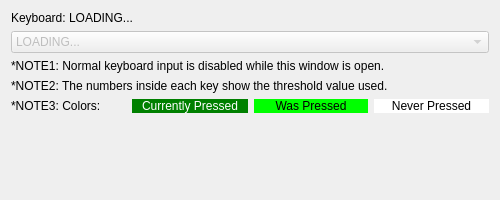
<?xml version="1.0" encoding="UTF-8"?>
<ui version="4.0">
 <class>MonitorWindow</class>
 <widget class="QDialog" name="MonitorWindow">
  <property name="geometry">
   <rect>
    <x>0</x>
    <y>0</y>
    <width>500</width>
    <height>200</height>
   </rect>
  </property>
  <property name="sizePolicy">
   <sizepolicy hsizetype="Minimum" vsizetype="Minimum">
    <horstretch>0</horstretch>
    <verstretch>0</verstretch>
   </sizepolicy>
  </property>
  <property name="windowTitle">
   <string>Keypress Monitor (Simple)</string>
  </property>
  <layout class="QVBoxLayout" name="verticalLayout">
   <item>
    <widget class="QLabel" name="label_keyboardname">
     <property name="text">
      <string>Keyboard: LOADING...</string>
     </property>
    </widget>
   </item>
   <item>
    <widget class="QComboBox" name="layoutSel">
     <property name="enabled">
      <bool>false</bool>
     </property>
     <property name="currentText">
      <string>LOADING...</string>
     </property>
     <item>
      <property name="text">
       <string>LOADING...</string>
      </property>
     </item>
    </widget>
   </item>
   <item>
    <widget class="QLabel" name="label">
     <property name="text">
      <string>*NOTE1: Normal keyboard input is disabled while this window is open.</string>
     </property>
    </widget>
   </item>
   <item>
    <widget class="QLabel" name="second_label">
     <property name="text">
      <string>*NOTE2: The numbers inside each key show the threshold value used.</string>
     </property>
    </widget>
   </item>
   <item>
    <layout class="QHBoxLayout" name="horizontalLayout">
     <item>
      <widget class="QLabel" name="last_label">
       <property name="text">
        <string>*NOTE3: Colors:</string>
       </property>
      </widget>
     </item>
     <item>
      <widget class="QLabel" name="last_label_2">
       <property name="autoFillBackground">
        <bool>false</bool>
       </property>
       <property name="styleSheet">
        <string notr="true">background-color: #008000; color: #FFFFFF; padding-left:10px; padding-right: 10px</string>
       </property>
       <property name="text">
        <string>Currently Pressed</string>
       </property>
       <property name="alignment">
        <set>Qt::AlignCenter</set>
       </property>
      </widget>
     </item>
     <item>
      <widget class="QLabel" name="last_label_3">
       <property name="styleSheet">
        <string notr="true">background-color: #00FF00; color: #000000; padding-left:10px; padding-right: 10px</string>
       </property>
       <property name="text">
        <string>Was Pressed</string>
       </property>
       <property name="alignment">
        <set>Qt::AlignCenter</set>
       </property>
      </widget>
     </item>
     <item>
      <widget class="QLabel" name="last_label_4">
       <property name="styleSheet">
        <string notr="true">background-color: #FFFFFF; color: #000000; padding-left:10px; padding-right: 10px</string>
       </property>
       <property name="text">
        <string>Never Pressed</string>
       </property>
       <property name="alignment">
        <set>Qt::AlignCenter</set>
       </property>
      </widget>
     </item>
    </layout>
   </item>
   <item>
    <spacer name="verticalSpacer">
     <property name="orientation">
      <enum>Qt::Vertical</enum>
     </property>
     <property name="sizeHint" stdset="0">
      <size>
       <width>20</width>
       <height>40</height>
      </size>
     </property>
    </spacer>
   </item>
  </layout>
 </widget>
 <resources/>
 <connections/>
</ui>
